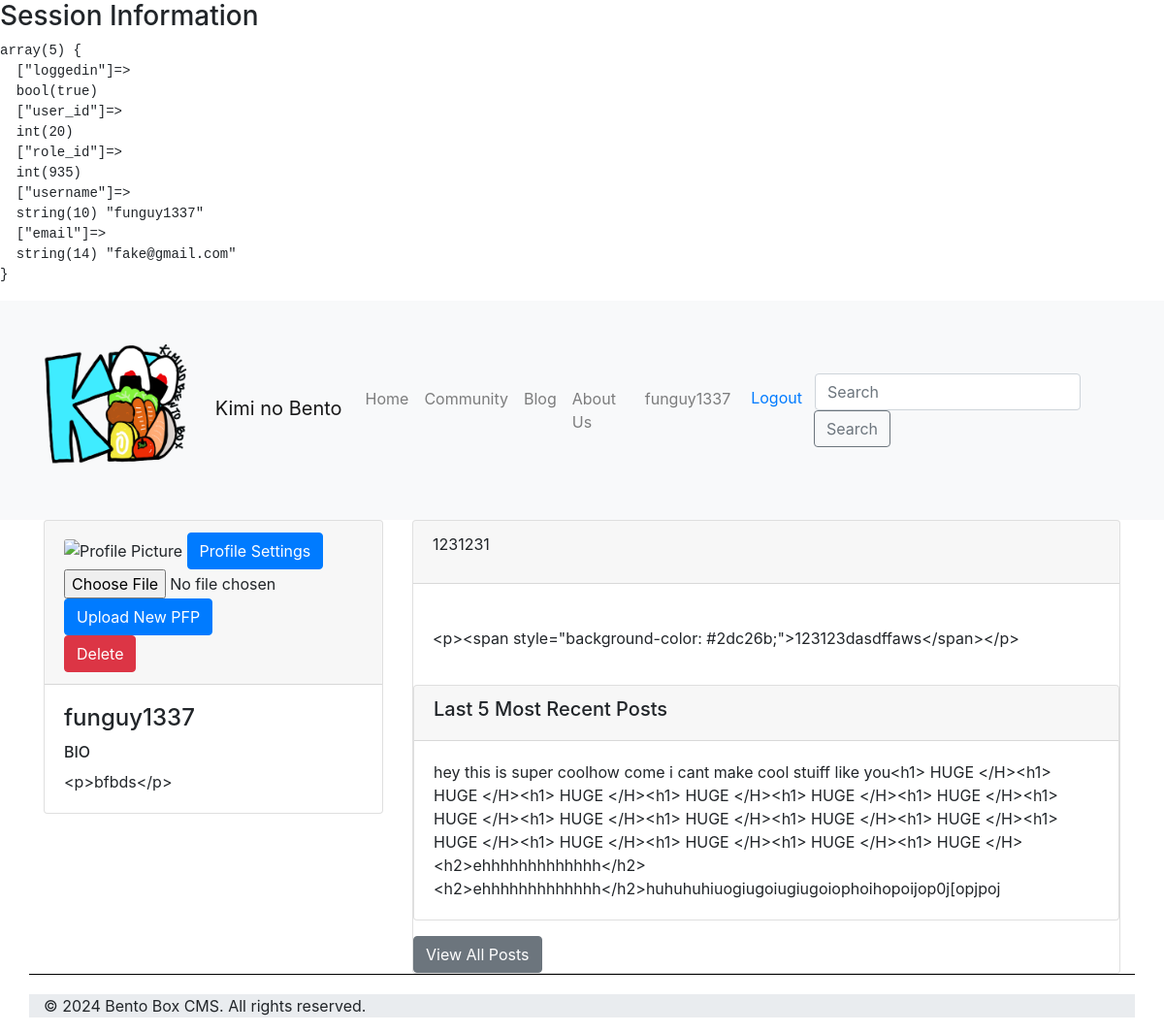
Page /user/account.php (signed in) on the committed database.
### tables this page shows
CREATE TABLE `profiles` (
  `profiles_id` int(11) NOT NULL,
  `profiles_pfp` text NOT NULL,
  `profiles_about` varchar(255) DEFAULT NULL,
  `profiles_introtitle` varchar(100) DEFAULT NULL,
  `profiles_introtext` text DEFAULT NULL,
  `user_id` int(11) DEFAULT NULL
);

CREATE TABLE `posts` (
  `post_id` int(11) NOT NULL,
  `topic_id` int(11) DEFAULT NULL,
  `author_id` int(11) DEFAULT NULL,
  `title` text NOT NULL,
  `content` text NOT NULL,
  `date_created` timestamp NOT NULL DEFAULT current_timestamp()
);

### classes/database.classes.php (called while the page is built)
<?php
class Database
{
    protected function connection()
    {
        $dsn = 'mysql:host=localhost;dbname=knb_database;charset=utf8';
        $user = 'cms_user';
        $pass = 'youllnevergeussthispassworditslong';
        try {
            $db = new PDO($dsn, $user, $pass);
            $db->setAttribute(PDO::ATTR_ERRMODE, PDO::ERRMODE_EXCEPTION);
            return $db;
        } catch (PDOException $e) {
            throw new Exception("Error connecting to the database: " . $e->getMessage());
        }
    }
}

### classes/profileinfo.classes.php (called while the page is built, shortened)
<?php
class ProfileInfo extends Database
{
    protected function getProfileInfo($user_id)
    {
        try {
            $stmt = $this->connection()->prepare('SELECT * FROM profiles WHERE user_id = ?');
            $stmt->bindValue(1, $user_id, PDO::PARAM_INT);
            $stmt->execute();
            $profileData = $stmt->fetchAll(PDO::FETCH_ASSOC);
            return $profileData;
        } catch (PDOException $e) {
            header("Location: ../index.php");
            exit();
        }
    }
    protected function getUserPosts($user_id)
    {
        try {
            $stmt = $this->connection()->prepare('SELECT title, content FROM posts WHERE author_id = ?');
            $stmt->bindValue(1, $user_id, PDO::PARAM_INT);
            $stmt->execute();
            $posts = $stmt->fetchAll(PDO::FETCH_ASSOC);
            return $posts;
        } catch (PDOException $e) {
            header("Location: ../index.php");
            exit();
        }
    }
}

### classes/profileInfo-view.classes.php (the view, shortened to what this page needs)
<?php
class ProfileInfoView extends ProfileInfo
{
    public function fetchAbout($user_id)
    {
        $profileInfo = $this->getProfileInfo($user_id);
        echo $profileInfo[0]["profiles_about"];
    }
    public function fetchTitle($user_id)
    {
        $profileInfo = $this->getProfileInfo($user_id);
        echo $profileInfo[0]["profiles_introtitle"];
    }
    public function fetchText($user_id)
    {
        $profileInfo = $this->getProfileInfo($user_id);
        echo $profileInfo[0]["profiles_introtext"];
    }
    public function fetchPosts($user_id)
    {
        $posts = $this->getUserPosts($user_id);
        foreach ($posts as $post) {
            echo $post["title"];
            echo $post["content"];
        }
    }
}

### rows in the picture
profiles: profiles_about "<p>bfbds</p>", profiles_introtitle "1231231", profiles_introtext "<p><span style=\"background-color: #2dc26b;\">123123dasdffaws</span></p>"
posts: title "hey this is super cool", content "how come i cant make cool stuiff like you"
posts: title "<h1> HUGE </H>", content "<h1> HUGE </H><h1> HUGE </H><h1> HUGE </H><h1> HUGE </H><h1> HUGE </H><h1> HUGE </H><h1> HUGE </H><h1> HUGE </H><h1> HUGE </H><h1> HUGE </H><h1> HUGE </H><h1> HUGE </H><h1> HUGE </H><h1> HUGE </H><h1> HUGE </H>"
posts: title "<h2>ehhhhhhhhhhhhh</h2>", content "<h2>ehhhhhhhhhhhhh</h2>"
posts: title "huhuhuh", content "iuogiugoiugiug"
posts: title "oiophoihop", content "oijop0j[opjpoj"

### other values in the picture
$_SESSION['username'] "funguy1337"
$_SESSION["username"] "funguy1337"
